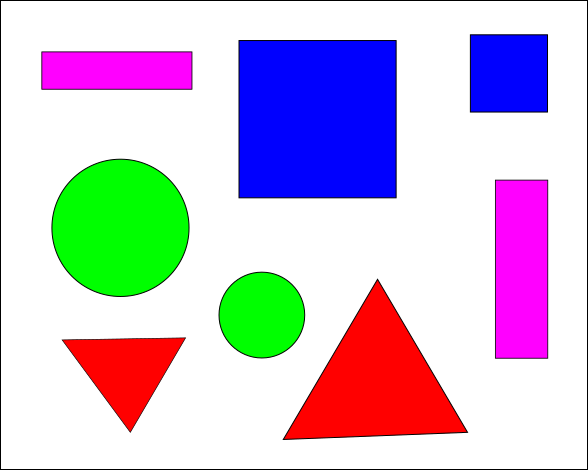
#> input picture shapes.png, 588 x 470 px, given in place of the camera
$ python final_submision.py 3   (older library calls are emulated)
#> lines starting #> are read from the running program, lines starting #| are printed output that depends on the picture; after the words box and inside, x2 and y2 are one past the last pixel; in counts of white or black regions, pixels touching at a corner belong together
import sys

import cv2
import numpy as np

approx_polydp_error = 0.03
triangle_length_thresh = 30
parallel_edge_ratio = 1.5
circle_max_cnt_length = 6
circle_dissimilarity_max = 1.2
circle_angle_range_thresh = 45

# removes redundant wrapper arrays generated with found contours
def unwrap_contour(cnt):
    return np.array([point[0] for point in cnt])

# Calculates the distance between two points
def distance(s1, s2):
    return np.linalg.norm(s1 - s2)

# Calculates the angle between 2 vectors
def angle(v1, v2):
    cos_theta = np.dot(v1, v2) / (np.linalg.norm(v1) * np.linalg.norm(v2))
    return np.degrees(np.arccos(cos_theta))

# Calculates the angle between 2 edges of a polygon
def edge_angle(dest1, origin, dest2):
    return angle(dest1 - origin, dest2 - origin)

# Calculates all angles of a polygon, given its vertice locations
def angles_of_shape(points):
    angles = []
    for offset in range(len(points)):
        adj1, origin, adj2 = np.roll(points, offset, axis=0)[:3]
        angles += [edge_angle(adj1, origin, adj2)]
    return np.array(angles)

# Calculates all edge lengths of a polygon, given its vertice locations
def edges_of_shape(points):
    lengths = []
    for offset in range(len(points)):
        p1, p2 = np.roll(points, offset, axis=0)[:2]
        lengths += [np.linalg.norm(p1 - p2)]
    return np.array(lengths)

# Create a contour that represents a perfect circle (used for circle detection)
def perfect_circle_contour(x, y, r, num_points):
    perfect_circle = []
    for theta in range(0, num_points):
        perfect_circle += [[[ r * np.sin(theta) + y, r * np.cos(theta) + x ]]]

    perfect_circle = np.array(perfect_circle, np.int32)
    return perfect_circle

# A BLOB is a Binary Large OBjects, which represents "a group of connected pixels in a binary image".
# This function finds BLOBs from an image and returns a list of dictionaries representing the location,
# size, lower and upper screen coordinates for each BLOB
def find_blobs(image):
    params = cv2.SimpleBlobDetector_Params()

    # Keep "stable" BLOBs by increasing the number of times it appears in the list of generated threshold images
    params.minThreshold = 0
    params.minRepeatability = 4 # higher number yields stabler blobs

    max_min_repeatability = int((params.maxThreshold - params.minThreshold) / params.thresholdStep)
    if params.minRepeatability >= max_min_repeatability:
        raise Exception(
            'Max "minRepeatability" (%s) is exceeded by given minRepeatability (%s)' %
            (max_min_repeatability, params.minRepeatability))

    params.filterByColor = True
    params.blobColor = 0

    # Don't keep shapes that are too big or small
    params.filterByArea = True
    params.minArea = 200
    params.maxArea = 20000

    # Don't filter by circularity, since triangles and rectangles aren't very circular
    params.filterByCircularity = False

    # Don't filter by inertia, since triangles, squares, and circles represent regular polygons
    # while rectangles can be very squished and have varying dimensions
    params.filterByInertia = False

    # We don't want concave shapes
    params.filterByConvexity = True
    params.minConvexity = 0.9

    detector = cv2.SimpleBlobDetector_create(params)
    keypoints = detector.detect(image)
    keypoints = clean_keypoints(keypoints)
    keypoints = keypoint_rect_bounds(keypoints, image.shape)

    return keypoints

# Used for extracting the relevent information from the found BLOBs
def clean_keypoints(keypoints):
    cleaned_keypoints = []
    for keypoint in keypoints:
        cleaned_keypoints += [{
            'center': (np.int(keypoint.pt[0]), np.int(keypoint.pt[1])),
            'size': np.int(keypoint.size / 1.05),
            'lower': None,
            'upper': None
        }]

    return cleaned_keypoints

# Computes the boundaries of a given BLOB, from its KeyPoint data
def get_keypoint_bounds(keypoint, img_shape):
    x, y = keypoint['center']
    sz = keypoint['size']

    lowerY = max(y - sz, 0)
    upperY = min(y + sz, img_shape[0])

    lowerX = max(x - sz, 0)
    upperX = min(x + sz, img_shape[1])

    lower_bound = (lowerX, lowerY)
    upper_bound = (upperX, upperY)
    return lower_bound, upper_bound

# Computes a list of boundary coordinates for a list of BLOBs
def keypoint_rect_bounds(keypoints, img_shape):
    for i in range(len(keypoints)):
        lower, upper = get_keypoint_bounds(keypoints[i], img_shape)
        keypoints[i]['lower'] = lower
        keypoints[i]['upper'] = upper

    return keypoints

def identify_shape(cnt):
    # initialize the shape name and approximate the contour
    shape = "unidentified"
    perimeter = cv2.arcLength(cnt, True)
    approx_poly = cv2.approxPolyDP(cnt, approx_polydp_error * perimeter, True)

    # Consider lines as really flat rectangles
    if len(approx_poly) == 2:
        shape = "rectangle"

    # if the shape has 3 vertices, it is a triangle
    elif len(approx_poly) == 3:
        # We want only roughly equilateral triangles, so we'll calculate the edge lengths,
        # get the range of values, and see if it's within a certain threshold
        tri_points = unwrap_contour(approx_poly)
        edge_lengths = edges_of_shape(tri_points)
        edge_length_range = np.max(edge_lengths) - np.min(edge_lengths)

        if edge_length_range <= triangle_length_thresh:
            shape = "triangle"

    # if the shape has 4 vertices, it's a quadrilateral of some kind
    elif len(approx_poly) == 4:
        rect_points = unwrap_contour(approx_poly)
        distances = np.round([np.linalg.norm(point) for point in rect_points], 5)
        min_dist_index = np.where(distances == min(distances))[0][0]
        rotated_points = np.roll(rect_points, min_dist_index, axis=0)

        # We want to label squares and rhombuses as 'squares', rectangles and parallelograms
        # as 'rectangles', and discard kites and quadrilaterals

        # First look for squares and rhombuses
        # Check the max and min edge lengths and make a ratio: a square should have a ratio near 1
        edge_lengths = edges_of_shape(rotated_points)
        edge_length_range = np.max(edge_lengths) / np.min(edge_lengths)

        if edge_length_range <= parallel_edge_ratio:
            shape = "square"
        else:
            # Next, look for rectangles and parallelograms
            # We look at the size of parallel segments of the quadrilateral and expect
            # rectangles and parallelograms to have a edge length ratio between
            # said segments of near 1

            # Extract the specific points in clockwise order
            (nearest_point, middle_point1, farthest_point, middle_point2) = rotated_points

            # Clockwise
            near_cw = (nearest_point, middle_point1)
            far_cw = (farthest_point, middle_point2)
            cw_segments = [near_cw, far_cw]

            # Get distances of 'clockwise' segments
            cw_distances = [distance(*segment) for segment in cw_segments]

            # Get 'square' ratio between parallel segments
            cw_dist_ratio = cw_distances[0] / cw_distances[1]
            if cw_dist_ratio < 1:
                cw_dist_ratio = 1 / cw_dist_ratio

            # Counter-clockwise
            near_ccw = (nearest_point, middle_point2)
            far_ccw = (farthest_point, middle_point1)
            ccw_segments = [near_ccw, far_ccw]

            # Get distances from farthest point to middle 2 points
            ccw_distances = [distance(*segment) for segment in ccw_segments]
            ccw_dist_ratio = ccw_distances[0] / ccw_distances[1]
            if ccw_dist_ratio < 1:
                ccw_dist_ratio = 1 / ccw_dist_ratio

            if cw_dist_ratio < parallel_edge_ratio and ccw_dist_ratio < parallel_edge_ratio:
                shape = "rectangle"

    # otherwise, we assume the shape is a circle or a line (squashed circle)
    elif len(cnt) >= circle_max_cnt_length:
        (x, y), r = cv2.minEnclosingCircle(cnt)

        perfect_circle_cnt = perfect_circle_contour(x, y, r, 45)
        circle_points = unwrap_contour(cnt)

        # Use the Hausdorff Distance to compare the similarity of the found circle contour
        # against a perfect circle's contour
        circle_dissimilarity = cv2.matchShapes(perfect_circle_cnt, cnt, cv2.CONTOURS_MATCH_I1, 0)
        angles = angles_of_shape(circle_points)
        angle_range = np.max(angles) - np.min(angles)

        if angle_range <= circle_angle_range_thresh:
            # Definitely a circle
            shape = "circle"
        elif circle_dissimilarity > circle_dissimilarity_max:
            # Looks more like a line (or a squashed circle)
            shape = "rectangle"

    return shape, approx_poly

def find_shapes(image):
    drawn_image = image.copy()

    # Grayscale the image
    gray = cv2.cvtColor(image, cv2.COLOR_BGR2GRAY)

    # Find the potential shapes via BLOB detection
    keypoints = find_blobs(gray)

    shape_counts = {
        'circle': 0,
        'triangle': 0,
        'rectangle': 0,
        'square': 0,
    }

    # For each BLOB found...
    for keypoint in keypoints:
        (lowerX, lowerY) = keypoint['lower']
        (upperX, upperY) = keypoint['upper']

        # Crop the BLOB image and apply an inverse threshold, with the said threshold value
        # calculated automatically with Otsu's Method
        roi_image = gray[lowerY:upperY, lowerX:upperX]
        threshed_img = cv2.threshold(roi_image, 0, 255, cv2.THRESH_BINARY_INV + cv2.THRESH_OTSU)[1]

        # Pull out the possible contours in the ROI and sort them from greatest area to least.
        # The contour with the largest area is the most likely shape that we're looking for.
        shape_cnts = cv2.findContours(threshed_img.copy(), cv2.RETR_EXTERNAL, cv2.CHAIN_APPROX_SIMPLE)[0]
        sorted_cnts = sorted(shape_cnts, key=cv2.contourArea, reverse=True)

        if len(sorted_cnts) > 0:
            # There should be only one shape to detect within each ROI image, but sometimes
            # there can be overlapping shapes interfering, hence we only use the largest one
            shape_cnt = sorted_cnts[0]

            # We don't want concave shapes, so find its convex hull, or the set of points that
            # create a polygon that sweeps throughout all the
            convex_hull = cv2.convexHull(shape_cnt)

            # Figure out what shape is there from the convex hull
            shape, shape_hull = identify_shape(convex_hull)

            if shape == "unidentified":
                continue

            shape_counts[shape] += 1

            cv2.drawContours(
                drawn_image,
                [convex_hull + keypoint['center'] - keypoint['size']],
                -1,
                (0, 255, 0),
                2
            )

    return drawn_image, list(shape_counts.values())

# Draws the number of found benthic species found on the lower right hand corner
def draw_shape_counter(input_img, num_circles, num_triangles, num_lines, num_squares):
    final_img = input_img.copy()

    pen_color = (0, 0, 255) # red
    text_options = (cv2.FONT_HERSHEY_SIMPLEX, 1.5, pen_color, 4, cv2.LINE_AA)

    # Draw circle counter
    cv2.circle(
        final_img,
        (final_img.shape[1] - 100, final_img.shape[0] - 200),
        20, pen_color, -1)
    cv2.putText(
        final_img,
        str(num_circles),
        (final_img.shape[1] - 50, final_img.shape[0] - 180),
        *text_options)

    # Draw triangle counter
    side_len = 40
    offsetX = final_img.shape[1] - 120
    offsetY = final_img.shape[0] - 170

    pt1 = (offsetX + side_len // 2	, offsetY)
    pt2 = (offsetX + 0				, offsetY + side_len)
    pt3 = (offsetX + side_len		, offsetY + side_len)
    triangle_cnt = np.array([pt1, pt2, pt3])

    cv2.drawContours(final_img, [triangle_cnt], 0, pen_color, -1)
    cv2.putText(
        final_img,
        str(num_triangles),
        (final_img.shape[1] - 50, final_img.shape[0] - 130),
        *text_options)

    # Draw line counter
    cv2.line(
        final_img,
        (final_img.shape[1] - 120, final_img.shape[0] - 95),
        (final_img.shape[1] - 80, final_img.shape[0] - 95),
        pen_color, 6)
    cv2.putText(
        final_img,
        str(num_lines),
        (final_img.shape[1] - 50, final_img.shape[0] - 80),
        *text_options)

    # Draw square counter
    (originX, originY) = (final_img.shape[1] - 120, final_img.shape[0] - 60)
    side_length = 40

    top_left_coord = (originX, originY)
    bottom_right_coord = (originX + side_length, originY + side_length)

    cv2.rectangle(
        final_img,
        top_left_coord,
        bottom_right_coord,
        pen_color, -1)
    cv2.putText(
        final_img,
        str(num_squares),
        (final_img.shape[1] - 50, final_img.shape[0] - 30),
        *text_options)

    return final_img

if __name__ == "__main__":
    try:
        port_num = int(sys.argv[1])
    except:
        port_num = 0

    cap = cv2.VideoCapture(port_num)

    while True:
        frame = cap.read()[1]
#> frame is the input picture: shape (470, 588, 3); mean B, G, R 213.3, 190.6, 203.7

        # Process the image frame and draw the shape counter
        processed_frame, counts = find_shapes(frame)
#> in find_shapes, `gray = cv2.cvtColor(image, cv2.COLOR_BGR2GRAY)`:
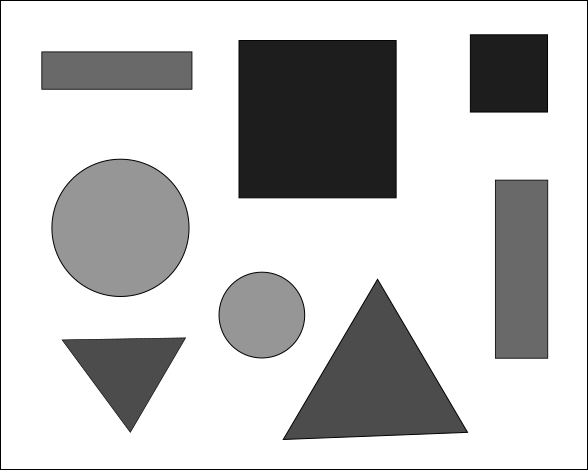
#> gray: shape (470, 588); min 0, max 255, mean 197.1
#> in find_blobs, `keypoints = detector.detect(image)`: keypoints = 7 keypoints; (x, y, size): (376, 383, 141.7), (120, 227, 139.5), (517, 269, 128), (116, 70, 103), (125, 369, 90.3), (508, 73, 88.5), (261, 315, 87.9)
#> the loop in clean_keypoints, `for keypoint in keypoints:` made 7 passes
#> keypoint on passes 1 to 7: keypoint at (508.5, 72.9), size 88.5, keypoint at (517, 268.8), size 128, keypoint at (125.5, 369.4), size 90.3, keypoint at (375.6, 383.3), size 141.7, keypoint at (116.3, 70), size 103, keypoint at (261.4, 314.6), size 87.9, keypoint at (120, 227.4), size 139.5
#> after the loop in clean_keypoints, `for keypoint in keypoints:`: cleaned_keypoints = 7 items
#> the loop in keypoint_rect_bounds, `for i in range(len(keypoints)):` made 7 passes
#> (x in get_keypoint_bounds, y in get_keypoint_bounds, sz in get_keypoint_bounds, lowerY in get_keypoint_bounds, upperY in get_keypoint_bounds, lowerX in get_keypoint_bounds, upperX in get_keypoint_bounds, lower) on passes 1 to 7: (508, 72, 84, 0, 156, 424, 588, (424, 0)), (517, 268, 121, 147, 389, 396, 588, (396, 147)), (125, 369, 85, 284, 454, 40, 210, (40, 284)), (375, 383, 134, 249, 470, 241, 509, (241, 249)), (116, 70, 98, 0, 168, 18, 214, (18, 0)), (261, 314, 83, 231, 397, 178, 344, (178, 231)), (119, 227, 132, 95, 359, 0, 251, (0, 95))
#> the loop in find_shapes, `for keypoint in keypoints:` made 7 passes
#> (lowerX, lowerY, upperX, upperY, shape, perimeter in identify_shape, distances in identify_shape, edge_lengths in identify_shape) on passes 2, 5: (396, 147, 588, 389, 'rectangle', 460, [154.6, 259.5, 233.1, 104.4], [52, 178, 52, 178]), (18, 0, 214, 168, 'rectangle', 376.8, [181.6, 194.6, 91.92, 55.95], [150, 37.01, 151, 38])
#> (lowerX, lowerY, upperX, upperY, shape, perimeter in identify_shape, x in identify_shape, y in identify_shape) on passes 6 to 7: (178, 231, 344, 397, 'circle', 272.8, 83.26, 83.59), (0, 95, 251, 359, 'circle', 434.8, 119.9, 132.3)
#> pass 1, in find_shapes, `roi_image = gray[lowerY:upperY, lowerX:upperX]`:
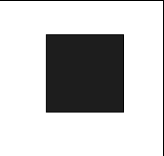
#> roi_image: shape (156, 164); min 0, max 255, mean 197.5
#> pass 1, in find_shapes, `threshed_img = cv2.threshold(roi_image, 0, 255, cv2.THRESH_BINARY_INV ..`:
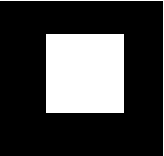
#> threshed_img: shape (156, 164); 25.3% white; 2 white regions, box (x1, y1, x2, y2) and area: (46, 34, 124, 113) 6162, (0, 0, 164, 156) 319
#> pass 2, in find_shapes, `threshed_img = cv2.threshold(roi_image, 0, 255, cv2.THRESH_BINARY_INV ..`:
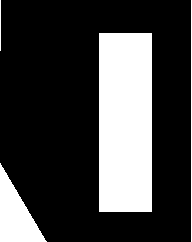
#> threshed_img: shape (242, 192); 25.1% white; 4 white regions, box (x1, y1, x2, y2) and area: (99, 33, 152, 212) 9487, (0, 163, 47, 242) 1864, (191, 0, 192, 242) 242, (0, 0, 1, 51) 51
#> after the loop in find_shapes, `for keypoint in keypoints:`:
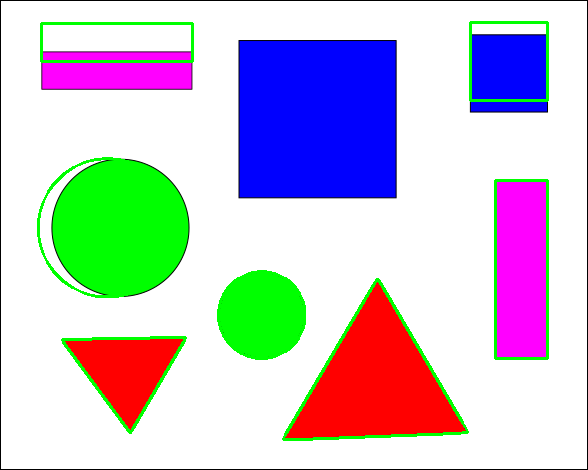
#> drawn_image: shape (470, 588, 3); 2.83% of pixels changed, all inside (x1, y1, x2, y2) = (37, 21, 549, 441)
#> after the loop in find_shapes, `for keypoint in keypoints:`:
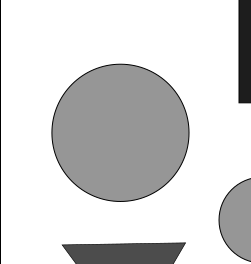
#> roi_image: shape (264, 251); min 0, max 255, mean 215.1
#> after the loop in find_shapes, `for keypoint in keypoints:`: shape_counts = {'circle': 2, 'triangle': 2, 'rectangle': 2, 'square': 1}
#> counts = [2, 2, 2, 1]
        final_frame = draw_shape_counter(processed_frame, *counts)
#> in draw_shape_counter, `text_options = (cv2.FONT_HERSHEY_SIMPLEX, 1.5, pen_color, 4, cv2.LINE_..`: text_options = (0, 1.5, (0, 0, 255), 4, 16)
#> in draw_shape_counter, `cv2.putText( final_img, str(num_squares), (final_img.shape[1] - 50, fi..`:
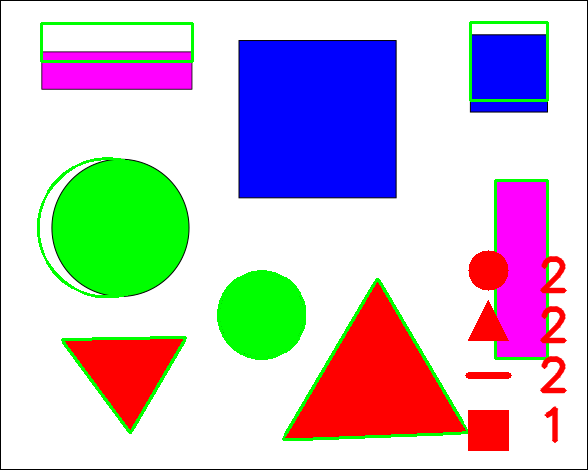
#> final_img: shape (470, 588, 3); mean B, G, R 203.3, 189.1, 198.7

        cv2.imshow("Shape Detection (Webcam)", final_frame)

        # Press ESC to stop the webcam feed
        if cv2.waitKey(1) & 0xFF == ord('q'):
#> (key q is pressed here)
            break

    # Release the webcam feed source
    cap.release()

    # Press ESC to quit
    if cv2.waitKey(0) & 0xFF == ord('q'):
#> (key q is pressed here)
        cv2.destroyAllWindows()
